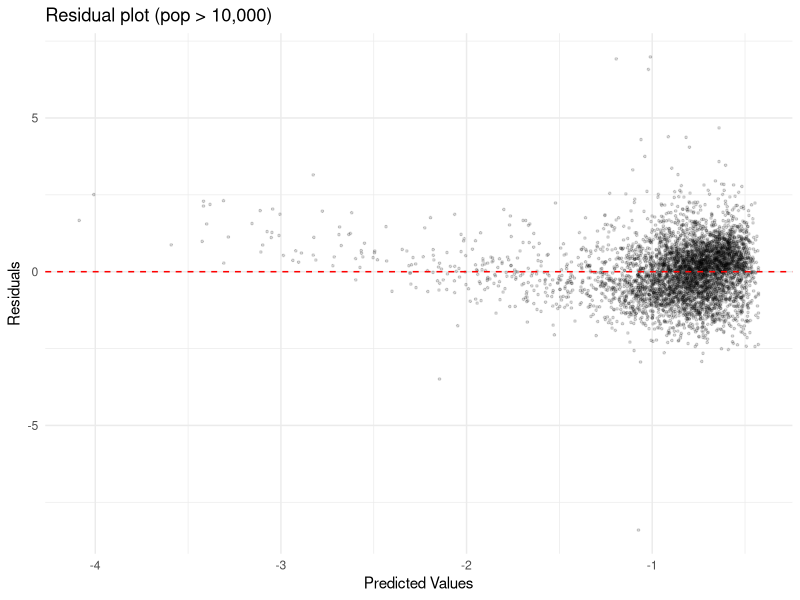

Write the R code that produced this figure.
## ---- chunk 1
knitr::opts_chunk$set(echo = TRUE)
library(tidyverse)
library(glmnet)   # lasso
library(broom)    # tidy lm

theme_set(theme_minimal())
## ---- chunk 2


df <- read_csv(
  "data/cleaned_panel_2021_2025.csv",
  col_types = cols(city_code = col_character(), .default = col_guess()),
  show_col_types = FALSE
)
ncol_bldg <- ncol(df) - 6
colnames(df)[4:ncol_bldg] <- c(
  "all_type_building_count_total",
  "all_type_building_area",
  "living_count",
  "living_area",
  "dormitory_count",
  "dormitory_area",
  "mixed_use_count",
  "mixed_use_area",
  "agri_count",
  "agri_area",
  "mining_count",
  "mining_area",
  "plant_count",
  "plant_area",
  "energy_count",
  "energy_area",
  "it_count",
  "it_area",
  "logis_count",
  "logis_area",
  "retail_count",
  "retail_area",
  "finance_count",
  "finance_area",
  "real_estate_count",
  "real_estate_area",
  "hotel_count",
  "hotel_area",
  "education_count",
  "education_area",
  "health_count",
  "health_area",
  "other_service_count",
  "other_service_area",
  "official_count",
  "official_area",
  "other_type_count",
  "other_type_area"
)


# Percentage of total area accounted for by the 18 subcategories p
df_prop <- df %>%
  filter(all_type_building_area > 0) %>%            # Drop all zero rows
  mutate(
    across(
      ends_with("_area") & !all_type_building_area,
      ~ .x / all_type_building_area,
      .names = "p_{.col}"
    )
  ) %>%
  rename_with(~ str_remove(., "_area$"), starts_with("p_"))

# Proportions of the 17 subcategories (excluding p_living)
fine_cols <- setdiff(grep("^p_", names(df_prop), value = TRUE), "p_living")
# Full samples
df_full <- df_prop
# Threshold: pop > 10000
df_prop <- df_prop %>% filter(pop_population > 10000)

# 70/30 Split train and test set
set.seed(1)
idx <- sample(nrow(df_prop), 0.7 * nrow(df_prop))
df_train <- df_prop[idx, ]
df_test  <- df_prop[-idx, ]

## ---- chunk 3
df_decomp_full <- df_full %>%
  mutate(
    natural_rate = pop_natural_change / pop_population * 100,
    social_rate  = pop_social_change  / pop_population * 100
  ) %>%
  filter(!is.na(natural_rate), !is.na(social_rate))

map_dfr(c(0, 1000, 5000, 10000), function(thr) {
  d <- df_decomp_full %>% filter(pop_population > thr)
  set.seed(1)
  ct <- sample(unique(d$city_code), 0.7 * length(unique(d$city_code)))
  gtr <- d %>% filter(city_code %in% ct)
  gte <- d %>% filter(!city_code %in% ct)
  foldid <- (as.integer(factor(gtr$city_code)) %% 10) + 1
  map_dfr(c("pop_growth_rate", "natural_rate", "social_rate"), function(yc) {
    cv  <- cv.glmnet(as.matrix(gtr[, fine_cols]),
                     gtr[[yc]],
                     alpha = 1,
                     foldid = foldid)
    pred <- as.numeric(predict(cv, as.matrix(gte[, fine_cols]), s = "lambda.min"))
    r <- suppressWarnings(cor(pred, gte[[yc]])^2)
    tibble(pop_min = thr,
           Y = yc,
           R2 = ifelse(is.na(r), 0, r))
  })
}) %>%
  pivot_wider(names_from = Y, values_from = R2) %>%
  mutate(across(where(is.numeric), ~ round(.x, 3)))
## ---- chunk 4
# Group the 18 variables into 4 broad categories based on their industrial significance (excluding “residential” as the reference category,to eliminate complete multicollinearity among the constituent data points)
df_prop <- df_prop %>% mutate(
  s_primary      = p_agri,
  s_secondary    = p_mining + p_plant + p_energy + p_it + p_logis,
  s_tertiary     = p_retail + p_finance + p_real_estate + p_hotel +
    p_education + p_health + p_other_service,
  s_public_other = p_official + p_other_type
)

df_train <- df_prop[idx, ]
df_test  <- df_prop[-idx, ]
## ---- chunk 5
fitA <- lm(pop_growth_rate ~ s_primary + s_secondary + s_tertiary + s_public_other,
           data = df_train)
tidy(fitA) %>% mutate(across(where(is.numeric), ~ round(.x, 4)))
summary(fitA)$r.squared
## ---- chunk 6
glance(fitA)[c("r.squared", "adj.r.squared")]

# Predicted values vs Residuals
augment(fitA) %>%
  ggplot(aes(.fitted, .resid)) +
  geom_point(alpha = 0.15, size = 0.6) +
  geom_hline(yintercept = 0, linetype = "dashed", color = "red") +
  labs(x = "Predicted Values", y = "Residuals", title = "Residual plot (pop > 10,000)")
## ---- chunk 7
pred_A <- predict(fitA, df_test)
r2_A   <- cor(pred_A, df_test$pop_growth_rate)^2
rmse_A <- sqrt(mean((pred_A - df_test$pop_growth_rate)^2))
c(R2 = r2_A, RMSE = rmse_A)
